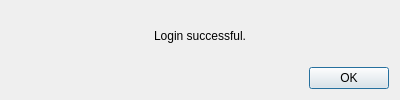
<?xml version="1.0" encoding="UTF-8"?>
<ui version="4.0">
 <class>Dialog</class>
 <widget class="QDialog" name="Dialog">
  <property name="geometry">
   <rect>
    <x>0</x>
    <y>0</y>
    <width>400</width>
    <height>100</height>
   </rect>
  </property>
  <property name="windowTitle">
   <string>Dialog</string>
  </property>
  <layout class="QVBoxLayout" name="verticalLayout">
   <item alignment="Qt::AlignHCenter|Qt::AlignVCenter">
    <widget class="QLabel" name="label">
     <property name="text">
      <string>Login successful.</string>
     </property>
    </widget>
   </item>
   <item>
    <widget class="QDialogButtonBox" name="buttonBox">
     <property name="orientation">
      <enum>Qt::Horizontal</enum>
     </property>
     <property name="standardButtons">
      <set>QDialogButtonBox::Ok</set>
     </property>
    </widget>
   </item>
  </layout>
 </widget>
 <resources/>
 <connections>
  <connection>
   <sender>buttonBox</sender>
   <signal>accepted()</signal>
   <receiver>Dialog</receiver>
   <slot>accept()</slot>
   <hints>
    <hint type="sourcelabel">
     <x>248</x>
     <y>254</y>
    </hint>
    <hint type="destinationlabel">
     <x>157</x>
     <y>274</y>
    </hint>
   </hints>
  </connection>
  <connection>
   <sender>buttonBox</sender>
   <signal>rejected()</signal>
   <receiver>Dialog</receiver>
   <slot>reject()</slot>
   <hints>
    <hint type="sourcelabel">
     <x>316</x>
     <y>260</y>
    </hint>
    <hint type="destinationlabel">
     <x>286</x>
     <y>274</y>
    </hint>
   </hints>
  </connection>
 </connections>
</ui>
